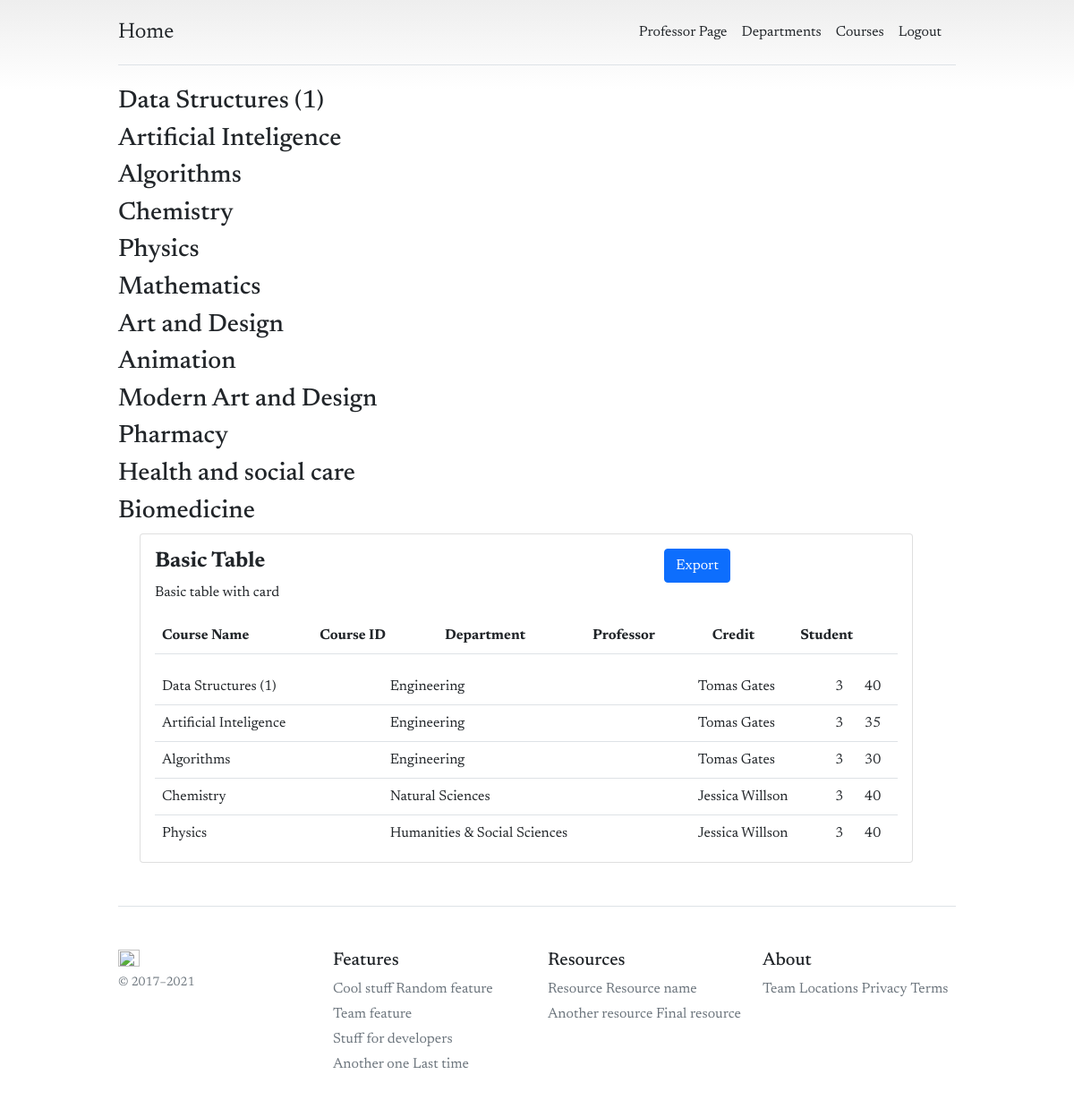
/courses/getCourses/ (signed in), run on the app's committed database.
### courses/models.py (models this page shows, shortened)
class CourseModel(models.Model):
    course_name     = models.CharField(max_length=255, unique=True)
    course_num      = models.CharField(max_length=15, unique=True)
    professor       = models.ForeignKey(Account, on_delete=models.CASCADE)
    department      = models.ForeignKey(Department, on_delete=models.CASCADE)
    description     = models.TextField(max_length=1000, blank=True)
    credit          = models.IntegerField()
    place           = models.IntegerField()
    enrolled        = models.BooleanField(default=False)
    created_at      = models.DateTimeField(auto_now_add=True)

### departments/models.py (models this page shows, shortened)
class Department(models.Model):
    department_name     = models.CharField(max_length=255, unique=True)
    slug                = models.SlugField(max_length=100, unique=True)
    def __str__(self):
        return self.department_name

### accounts/models.py (models this page shows, shortened)
class Account(AbstractBaseUser):
    account_id      = models.PositiveIntegerField(primary_key=True, validators=[MaxValueValidator(9999999999)])
    first_name      = models.CharField(max_length=50)
    last_name       = models.CharField(max_length=50)
    username        = models.CharField(max_length=50, unique=True)
    email           = models.EmailField(max_length=100, unique=True)
    phone_number    = models.CharField(max_length=50)
    date_joined     = models.DateTimeField(auto_now_add=True)
    last_login      = models.DateTimeField(auto_now_add=True)
    is_admin        = models.BooleanField(default=False)
    is_staff        = models.BooleanField(default=False)
    is_active       = models.BooleanField(default=True)
    is_superuser    = models.BooleanField(default=False)
    is_professor    = models.BooleanField(default=False)
    USERNAME_FIELD  = 'email'
    REQUIRED_FIELDS = ['account_id', 'username', 'first_name', 'last_name']
    objects = AccountManager()

### courses/views.py (the view)
# urls.py: path('getCourses/', views.GetCourses, name='GetCourses'),
@login_required(login_url='accountLogin')
def GetCourses(request):
    course = CourseModel.objects.all()
    context = {
        'courses' : course
    }
    return render(request, 'courses/courses.html', context)

### templates/courses/courses.html (shortened to what this page needs)
{% extends "base/base.html" %}
{% block content %}
        {% for course in courses %}
        <h3>{{course.course_name}}</h3>
        {% endfor %}
<div class="page-content page-container" id="page-content">
    <div class="padding">
        <div class="row container d-flex justify-content-center">
            <div class="col-lg-12 grid-margin stretch-card">
                <div class="card">
                    <div class="card-body">
                        <div class="row">
                            <div class="col-md-8">
                                <h4 class="card-title">Basic Table</h4>
                                <p class="card-description"> Basic table with card </p>
                            </div>
                            <div class="col-md-4 text-right"> <button id="exporttable" class="btn btn-primary">Export</button> </div>
                        </div>
                        <div class="table-responsive">
                            <table id="htmltable" class="table">
                                <thead>
                                    <tr>
                                        <th>Course Name</th>
                                        <th>Course ID</th>
                                        <th>Department</th>
                                        <th>Professor</th>
                                        <th>Credit</th>
                                        <th>Student</th>
                                    </tr>
                                </thead>
                                </table>
                        </div>
                        <div class="table-wrapper-scroll-y my-custom-scrollbar">
                            <table id="htmltable" class="table">
                                <tbody>
                                    {% for course in courses %}
                                    <tr>
                                        <td>{{course.course_name}}</td>
                                        <td>{{course.course_number}}</td>
                                        <td>{{course.department}}</td>
                                        <td> {{course.professor.first_name}} {{course.professor.last_name}}</td>
                                        <td>{{course.credit}}</td>
                                        <td>{{course.place}}</td>
                                    </tr>
                                    {% endfor %}
                                </tbody>
                            </table>
                        </div>
                    </div>
                </div>
            </div>
        </div>
    </div>
</div>
{% endblock %}

### templates/base/base.html (style rules this page uses)
body { background-color:rgb((255, 255, 255), 255, 255)!important; font-family: 'Newsreader'; }
.card h4 { font-weight: 700; }
body { background-image: linear-gradient(180deg, #eee, #fff 100px, #fff); }
.container { max-width: 960px; }

### templates/courses/courses.html (style rules this page uses)
.my-custom-scrollbar { position: relative; height: 200px; overflow: auto; }
.table-wrapper-scroll-y { display: block; }

### data on the page
CourseModel: course_name "Data Structures (1)", department "Engineering", professor.first_name "Tomas", professor.last_name "Gates", credit "3", place "40"
CourseModel: course_name "Artificial Inteligence", department "Engineering", professor.first_name "Tomas", professor.last_name "Gates", credit "3", place "35"
CourseModel: course_name "Algorithms", department "Engineering", professor.first_name "Tomas", professor.last_name "Gates", credit "3", place "30"
CourseModel: course_name "Chemistry", department "Natural Sciences", professor.first_name "Jessica", professor.last_name "Willson", credit "3", place "40"
CourseModel: course_name "Physics", department "Humanities & Social Sciences", professor.first_name "Jessica", professor.last_name "Willson", credit "3", place "40"
CourseModel: course_name "Mathematics"
CourseModel: course_name "Art and Design"
CourseModel: course_name "Animation"
CourseModel: course_name "Modern Art and Design"
CourseModel: course_name "Pharmacy"
CourseModel: course_name "Health and social care"
CourseModel: course_name "Biomedicine"
